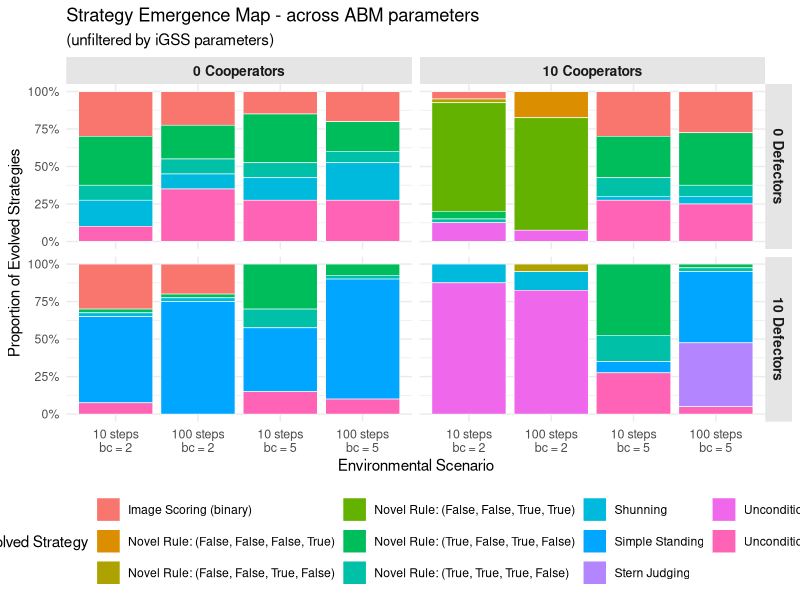
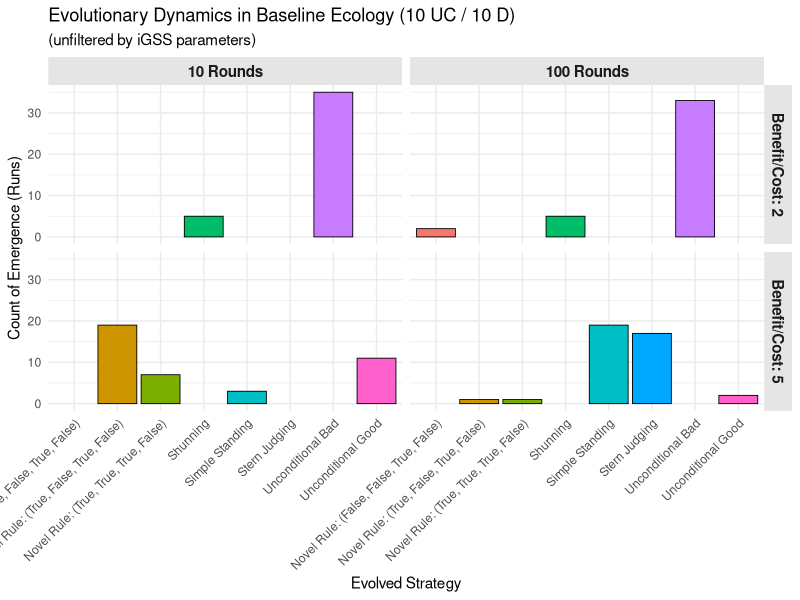
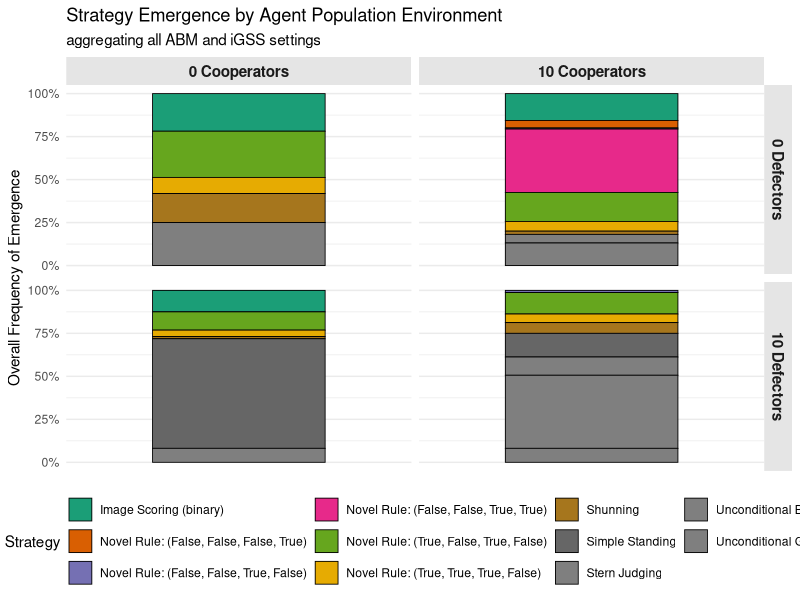
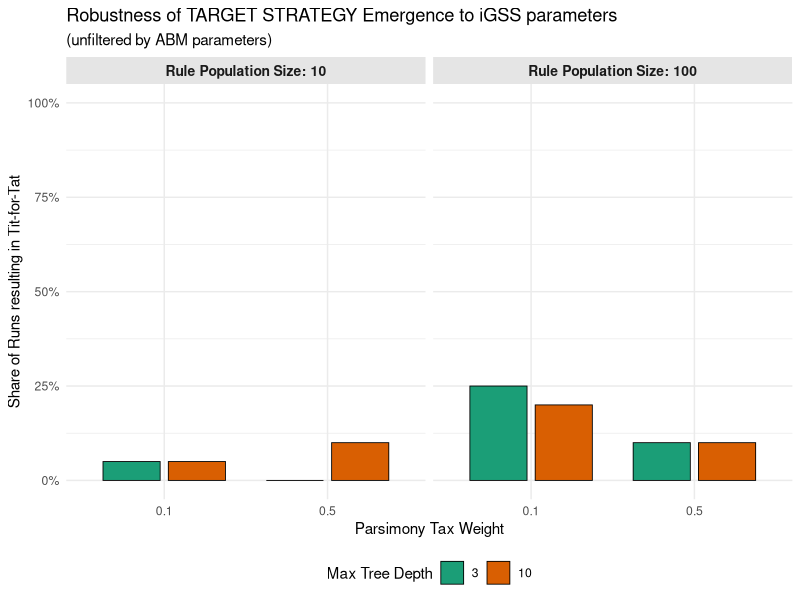
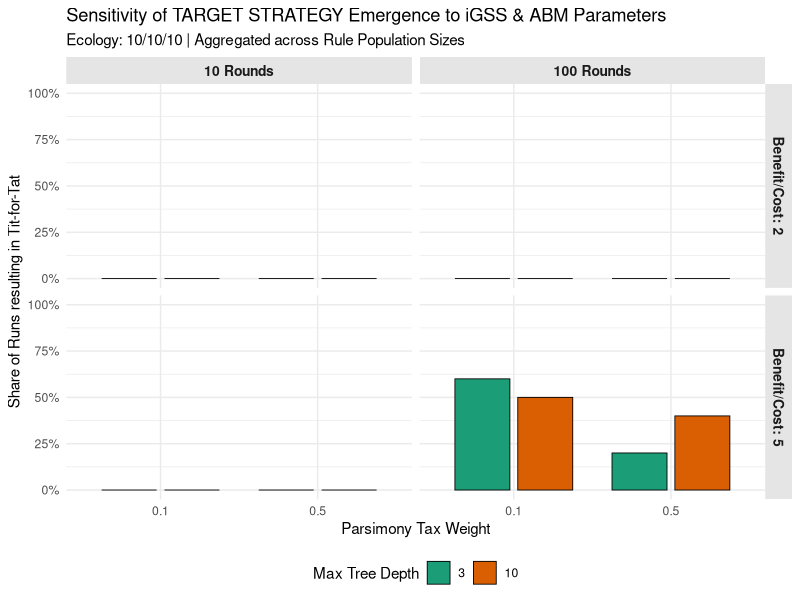

Recreate these plots in R, in order.
library(tidyverse)

# Load data
df <- read_csv("results_IR_Mode2.csv")

# ===================================================================================
# CHART 1:  ABM environment parameters (Agent Counts, Duration & Benefit/Cost Ratios)
# ===================================================================================
chart1_overview <- df %>%
  mutate(
    # Create the combined X-axis label. Using \n creates the line break so the text stacks on the axis
    Env_Scenario = paste0(NUM_ROUNDS, " steps\nbc = ", BENEFIT_TO_COST_RATIO),
    Env_Scenario = factor(Env_Scenario, levels = c(
      "10 steps\nbc = 2", 
      "100 steps\nbc = 2", 
      "10 steps\nbc = 5", 
      "100 steps\nbc = 5"
    ))
  ) %>%
  ggplot(aes(x = Env_Scenario, fill = Identified_Strategy)) +
  geom_bar(position = "fill", color = "white", linewidth = 0.2) +
  facet_grid(NUM_D ~ NUM_UC,
             labeller = labeller(
               NUM_D = function(x) paste(x, "Defectors"),
               NUM_UC = function(x) paste(x, "Cooperators"))) +
  scale_y_continuous(labels = function(x) paste0(x * 100, "%")) +
  #scale_fill_brewer(palette = "Dark2", na.value = "gray50") +
  labs(
    title = "Strategy Emergence Map - across ABM parameters",
    subtitle = "(unfiltered by iGSS parameters)",
    x = "Environmental Scenario",
    y = "Proportion of Evolved Strategies",
    fill = "Evolved Strategy"
  ) +
  theme_minimal() +
  theme(
    legend.position = "bottom",
    strip.background = element_rect(fill = "gray90", color = NA),
    strip.text = element_text(face = "bold", size = 10),
    axis.text.x = element_text(size = 9) 
  )

chart1_overview



# ====================================================================
# CHART 1A: Baseline model (10 cooperators, 10 defectors, 10 iGSS agents)
# ====================================================================
chart1A_baseline <- df %>%
  # Filter for the baseline ecology with 10 agents of each type
  filter(
    NUM_UC == 10, 
    NUM_D == 10, 
    NUM_IGSS == 10
  ) %>%
  # REMOVED: drop_na() so unidentified strategies remain visible as warnings
  mutate(
    # Locked as factors to prevent future alphabetical sorting errors
    Round_Label = factor(paste(NUM_ROUNDS, "Rounds"), 
                         levels = c("10 Rounds", "100 Rounds")),
    BC_Label = factor(paste("Benefit/Cost:", BENEFIT_TO_COST_RATIO), 
                      levels = c("Benefit/Cost: 2", "Benefit/Cost: 5"))
  ) %>%
  # Map strategy to both X and Fill
  ggplot(aes(x = Identified_Strategy, fill = Identified_Strategy)) +
  # Using the default geom_bar() without position="fill" yields raw counts
  geom_bar(color = "black", linewidth = 0.3) +
  # Wrap by the two economic variables
  facet_grid(BC_Label ~ Round_Label) +
  # REVISION: Restored the Dark2 professional palette
  #scale_fill_brewer(palette = "Dark2", na.value = "gray50") +
  labs(
    title = "Evolutionary Dynamics in Baseline Ecology (10 UC / 10 D)",
    subtitle = "(unfiltered by iGSS parameters)",
    x = "Evolved Strategy",
    y = "Count of Emergence (Runs)",
    fill = "Strategy"
  ) +
  theme_minimal() +
  theme(
    legend.position = "none", # Hide legend since x-axis labels the strategies
    strip.background = element_rect(fill = "gray90", color = NA),
    strip.text = element_text(face = "bold", size = 11),
    # Tilt the labels so they don't overlap
    axis.text.x = element_text(angle = 45, hjust = 1)
  )

chart1A_baseline

# ========================================================
# CHART 1 COLLAPSED: aggregating all ABM and iGSS settings
# ========================================================
chart1B_simple <- df %>%
  # Use the dummy variable (x = "") to force a single stacked column
  ggplot(aes(x = "", fill = Identified_Strategy)) +
  geom_bar(position = "fill", color = "black", linewidth = 0.3, width = 0.6) +
  # Strict quadrant matrix using native labeller instead of mutated columns
  facet_grid(NUM_D ~ NUM_UC,
             labeller = labeller(
               NUM_D = function(x) paste(x, "Defectors"),
               NUM_UC = function(x) paste(x, "Cooperators"))) +
  scale_y_continuous(labels = function(x) paste0(x * 100, "%")) +
  scale_fill_brewer(palette = "Dark2", na.value = "gray50") +
  labs(
    title = "Strategy Emergence by Agent Population Environment",
    subtitle = "aggregating all ABM and iGSS settings",
    x = NULL, # Remove the x-axis label
    y = "Overall Frequency of Emergence",
    fill = "Strategy"
  ) +
  theme_minimal() +
  theme(
    legend.position = "bottom", 
    strip.background = element_rect(fill = "gray90", color = NA),
    strip.text = element_text(face = "bold", size = 11),
    # Hide the x-axis tick marks and text
    axis.text.x = element_blank(),
    axis.ticks.x = element_blank(),
    panel.grid.major.x = element_blank()
  )

chart1B_simple


# ====================================================================
# CHART 2: Robustness of TFT Emergence across iGSS Parameters
# ====================================================================


TARGET_STRATEGY <- "Stern Judging"

chart2_baseline_one_strategy <- df %>%
  # 1. Isolate the baseline ecology
  filter(
    NUM_UC == 10, 
    NUM_D == 10, 
    NUM_IGSS == 10,
    #BENEFIT_TO_COST_RATIO == 2,
    #NUM_ROUNDS == 100
  ) %>%
  # REMOVED: drop_na() so unidentified strategies don't artificially shrink the denominator
  
  # 2. Group by the three genetic parameters we want to test
  group_by(POP_SIZE, TREE_MAX_DEPTH, PARSIMONY_TAX) %>%
  # 3. Calculate the share of Tit-for-Tat
  summarize(
    Total_Runs = n(),
    # CRITICAL FIX: na.rm = TRUE ensures the sum doesn't crash if an NA is present
    TFT_Count = sum(Identified_Strategy == TARGET_STRATEGY, na.rm = TRUE),
    TFT_Share = TFT_Count / Total_Runs,
    .groups = "drop"
  ) %>%
  # 4 & 5. Plot the calculated shares (mutate removed, using native labeller)
  ggplot(aes(x = as.factor(PARSIMONY_TAX), y = TFT_Share, fill = as.factor(TREE_MAX_DEPTH))) +
  geom_col(position = position_dodge(width = 0.8), width = 0.7, color = "black", linewidth = 0.3) +
  facet_wrap(~ POP_SIZE,
             labeller = labeller(
               POP_SIZE = function(x) paste("Rule Population Size:", x)
             )) +
  # Base R percentage formatting (removes the 'scales' package dependency)
  scale_y_continuous(labels = function(x) paste0(x * 100, "%"), limits = c(0, 1)) +
  # Unified the color language to match the Dark2 palette used in Chart 1
  scale_fill_brewer(palette = "Dark2") +
  labs(
    title = "Robustness of TARGET STRATEGY Emergence to iGSS parameters",
    subtitle = "(unfiltered by ABM parameters)",
    x = "Parsimony Tax Weight",
    y = "Share of Runs resulting in Tit-for-Tat",
    fill = "Max Tree Depth"
  ) +
  theme_minimal() +
  theme(
    legend.position = "bottom",
    strip.background = element_rect(fill = "gray90", color = NA),
    strip.text = element_text(face = "bold", size = 10)
  )

chart2_baseline_one_strategy



# ====================================================================
# CHART 2 VARIANT: Robustness of TFT Emergence faceted by Economics
# ====================================================================
chart2B_baseline_one_strategy_by_ABM <- df %>%
  # 1. Isolate the baseline ecology
  filter(
    NUM_UC == 10, 
    NUM_D == 10, 
    NUM_IGSS == 10
  ) %>%
  # 2. Group by the ABM economics PLUS the genetic parameters 
  # (Notice POP_SIZE is removed, so it gets averaged out)
  group_by(BENEFIT_TO_COST_RATIO, NUM_ROUNDS, TREE_MAX_DEPTH, PARSIMONY_TAX) %>%
  # 3. Calculate the share of Tit-for-Tat safely
  summarize(
    Total_Runs = n(),
    TFT_Count = sum(Identified_Strategy == TARGET_STRATEGY, na.rm = TRUE),
    TFT_Share = TFT_Count / Total_Runs,
    .groups = "drop"
  ) %>%
  # 4. Lock the facet labels as factors so they sort logically
  mutate(
    Round_Label = factor(paste(NUM_ROUNDS, "Rounds"), 
                         levels = c("10 Rounds", "100 Rounds")),
    BC_Label = factor(paste("Benefit/Cost:", BENEFIT_TO_COST_RATIO), 
                      levels = c("Benefit/Cost: 2", "Benefit/Cost: 5"))
  ) %>%
  # 5. Plot the data
  ggplot(aes(x = as.factor(PARSIMONY_TAX), y = TFT_Share, fill = as.factor(TREE_MAX_DEPTH))) +
  geom_col(position = position_dodge(width = 0.8), width = 0.7, color = "black", linewidth = 0.3) +
  # Use facet_grid to create the clean economic matrix
  facet_grid(BC_Label ~ Round_Label) +
  # Base R percentage formatting
  scale_y_continuous(labels = function(x) paste0(x * 100, "%"), limits = c(0, 1)) +
  scale_fill_brewer(palette = "Dark2") +
  labs(
    title = "Sensitivity of TARGET STRATEGY Emergence to iGSS & ABM Parameters",
    subtitle = "Ecology: 10/10/10 | Aggregated across Rule Population Sizes",
    x = "Parsimony Tax Weight",
    y = "Share of Runs resulting in Tit-for-Tat",
    fill = "Max Tree Depth"
  ) +
  theme_minimal() +
  theme(
    legend.position = "bottom",
    strip.background = element_rect(fill = "gray90", color = NA),
    strip.text = element_text(face = "bold", size = 10)
  )

chart2B_baseline_one_strategy_by_ABM
